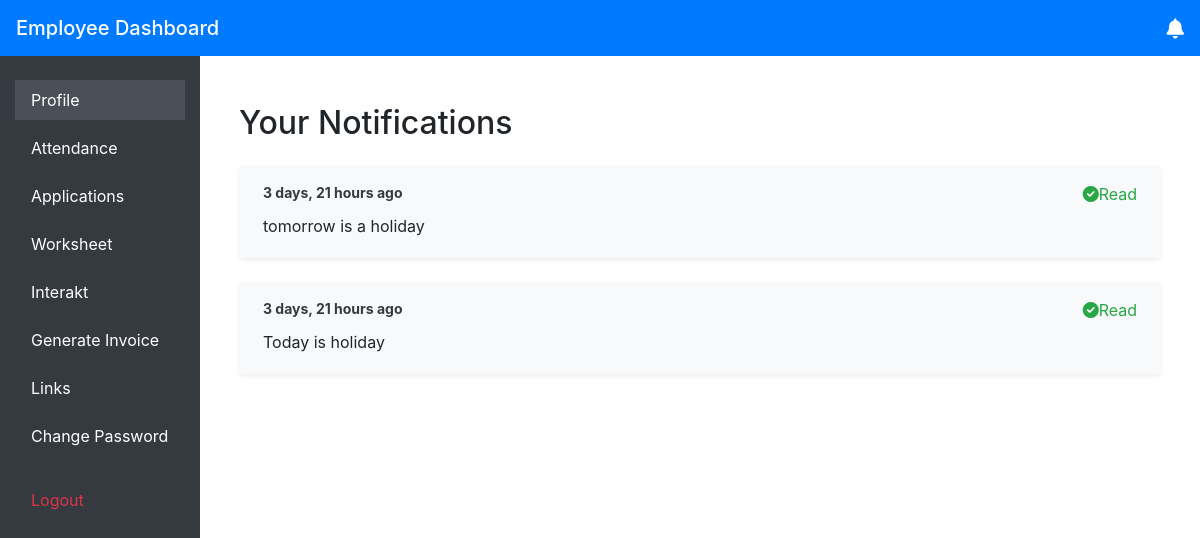
/notifications/ (signed in), run on an earlier commit of the app's database.
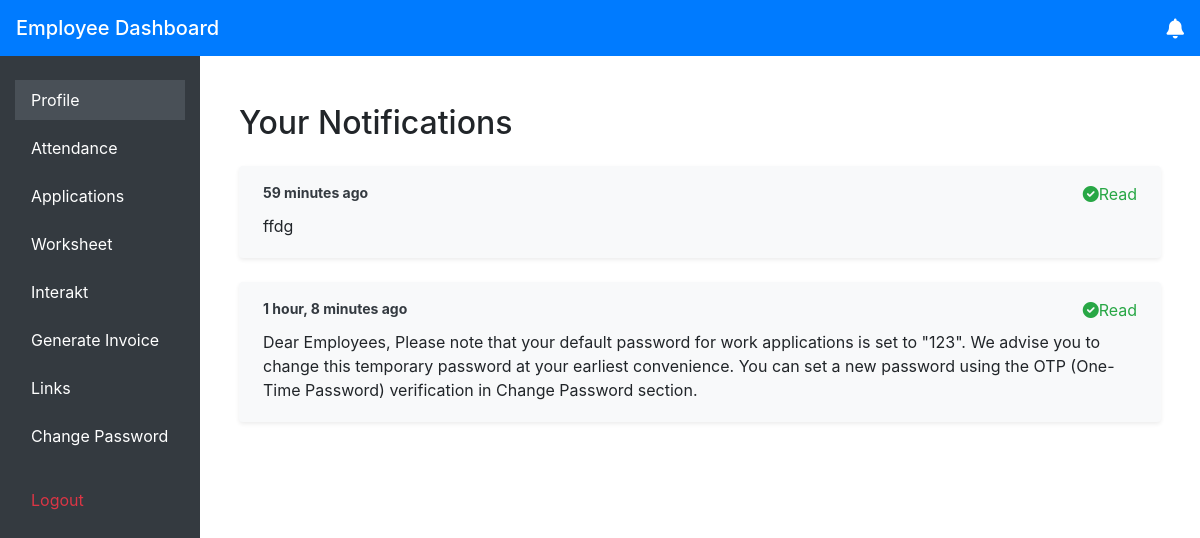
And on a later commit of the database.
### management/models.py (models this page shows, shortened)
class UserNotificationStatus(models.Model):
    employee = models.ForeignKey(Employee, on_delete=models.CASCADE)
    notification = models.ForeignKey(Notification, on_delete=models.CASCADE)
    is_read = models.BooleanField(default=False)
    class Meta:
        unique_together = ('employee', 'notification')

class Notification(models.Model):
    description = models.TextField()
    created_at = models.DateTimeField(auto_now_add=True)
    recipients = models.ManyToManyField(Employee, through='UserNotificationStatus', related_name='notifications')
    class Meta:
        ordering = ['-created_at']

### management/views.py (the view)
    def wrapped_view(request, *args, **kwargs):
        employee = get_logged_in_employee(request)
        if not employee:
            messages.error(request, "You must be logged in to view this page.")
            return redirect('login') # Make sure you have a 'login' URL name
        return view_func(request, employee, *args, **kwargs)

### management/context_processors.py (called while the page is built)
def notifications_context(request):
    if request.session.get('employee_id'):
        employee_id = request.session.get('employee_id')
        count = UserNotificationStatus.objects.filter(employee_id=employee_id, is_read=False).count()
        return {'unread_notification_count': count}
    return {'unread_notification_count': 0}

### management/ip_restriction.py (called while the page is built)
def get_client_ip(request):
    x_forwarded_for = request.META.get('HTTP_X_FORWARDED_FOR')
    if x_forwarded_for:
        ip = x_forwarded_for.split(',')[0].strip()
    else:
        ip = request.META.get('REMOTE_ADDR')
    return ip

    def __call__(self, request):
        ip = get_client_ip(request)
        if not self.is_ip_allowed(ip):
            logger.warning(f"Access denied for IP: {ip}")
            return HttpResponseForbidden("Access denied.")
        response = self.get_response(request)
        return response

    def is_ip_allowed(self, ip):
        cache_key = f"allowed_ips_check_{ip}"
        cached_result = cache.get(cache_key)
        if cached_result is not None:
            return cached_result
        from management.models import AllowedIP
        allowed_ips = AllowedIP.objects.filter(is_active=True).values_list(
            'ip_address', 'subnet_prefix'
        )
        is_allowed = False
        for allowed_ip, subnet_prefix in allowed_ips:
            if ip == allowed_ip:
                is_allowed = True
                break
            if subnet_prefix and ip.startswith(subnet_prefix):
                is_allowed = True
                break
        cache.set(cache_key, is_allowed, 300)
        return is_allowed

### management/views.py (called while the page is built)
def get_logged_in_employee(request):
    employee_id = request.session.get('employee_id')
    if not employee_id:
        return None
    try:
        return Employee.objects.get(employee_id=employee_id)
    except Employee.DoesNotExist:
        return None

def require_employee(view_func):
    def wrapped_view(request, *args, **kwargs):
        employee = get_logged_in_employee(request)
        if not employee:
            messages.error(request, "You must be logged in to view this page.")
            return redirect('login') # Make sure you have a 'login' URL name
        return view_func(request, employee, *args, **kwargs)
    return wrapped_view

### management/templates/notifications.html (shortened to what this page needs)
{% extends "masteremployee.html" %}
{% block content %}
<div class="container mt-4">
    <h2 class="mb-4">Your Notifications</h2>
    <div class="row">
        <div class="col-12">
            <div class="list-group">
                {% for status in notifications %}
                    <div class="card mb-4 shadow-sm border-0 {% if not status.is_read %}bg-warning bg-opacity-25 border border-warning{% else %}bg-light{% endif %}">
                        <div class="card-body px-4 py-3">
                            <div class="d-flex justify-content-between align-items-start mb-2">
                                <div class="font-weight-bold text-dark small">
                                    <span>{{ status.notification.created_at|timesince }} ago</span>
                                </div>
                                <div>
                                    {% if not status.is_read %}
                                        <a href="{% url 'mark_notification_as_read' status.pk %}"
                                           class="btn btn-success btn-sm text-dark fw-semibold shadow-sm">
                                           Mark as Read
                                        </a>
                                    {% else %}
                                        <span class="text-success fw-bold">
                                            <i class="fas fa-check-circle me-1"></i>Read
                                        </span>
                                    {% endif %}
                                </div>
                            </div>
                            <div class="text-body mb-1 fs-5">
                                {{ status.notification.description }}
                            </div>
                        </div>
                    </div>
                {% empty %}
                    <div class="card mb-3 shadow-sm border-0 bg-light">
                        <div class="card-body text-center text-muted">
                            You have no notifications.
                        </div>
                    </div>
                {% endfor %}
            </div>
        </div>
    </div>
</div>
{% endblock %}

### management/templates/masteremployee.html (shortened to what this page needs)
{% load static %}
<!DOCTYPE html>
<html lang="en">
<head>
<link href="https://cdn.jsdelivr.net/npm/bootstrap@4.6.2/dist/css/bootstrap.min.css" rel="stylesheet">
<link rel="stylesheet" href="https://cdn.jsdelivr.net/npm/bootstrap-icons@1.11.3/font/bootstrap-icons.min.css">
<link rel="stylesheet" href="https://cdnjs.cloudflare.com/ajax/libs/font-awesome/6.0.0-beta3/css/all.min.css">
</head>
<body>
<nav class="navbar navbar-dark bg-primary d-flex align-items-center justify-content-between">
    <div class="d-flex align-items-center">
        <span class="navbar-brand mb-0 h1">Employee Dashboard</span>
    </div>
    <div class="navbar-bell">
        <a href="{% url 'notification_list' %}" class="text-white">
            <i class="fas fa-bell fa-lg"></i>
        </a>
    </div>
</nav>
<div class="container-fluid">
    <div class="row">
        <nav class="col-md-2 bg-dark sidebar py-4 collapse d-md-block" id="sidebarCollapse">
            <div class="nav flex-column">
                <a class="nav-link active mb-2" href="{% url 'employee_dashboard' %}">Profile</a>
                <a class="nav-link mb-2" href="{% url 'attendance' %}">Attendance</a>
                <a class="nav-link mb-2" href="{% url 'applications' %}">Applications</a>
                <a class="nav-link mb-2" href="{% url 'worksheet' %}">Worksheet</a>
                <a class="nav-link mb-2" href="https://app.interakt.ai/login" target="_blank" rel="noopener">Interakt</a>
                <a class="nav-link mb-2" href="{% url 'create_invoice' %}">Generate Invoice</a>
                <a class="nav-link mb-2" href="{% url 'links' %}">Links</a>
                <a class="nav-link mb-2" href="{% url 'change_password_request' %}">Change Password</a>
                <a href="#" class="nav-link text-danger mt-3" data-toggle="modal" data-target="#logoutModal">Logout</a>
            </div>
        </nav>
        <main class="col-md-10 ml-sm-auto col-lg-10 px-4 py-4">
            {% block content %}
            {% endblock %}
        </main>
    </div>
</div>
</body>
</html>

### management/templates/masteremployee.html (style rules this page uses)
body { min-height: 100vh; }
.sidebar { min-height: 100vh; background: #343a40; color: #fff; }
.sidebar .nav-link { color: #fff; }
.sidebar .nav-link.active, .sidebar .nav-link:hover { background-color: #495057; }
.navbar-bell { position: relative; }

What changed in the data, as far as the page shows it:
removed UserNotificationStatus: notification.created_at "3 days, 21 hours", is_read True (drawn), notification.description "tomorrow is a holiday"
removed UserNotificationStatus: notification.created_at "3 days, 21 hours", is_read True (drawn), notification.description "Today is holiday"
added UserNotificationStatus: notification.created_at "59 minutes", is_read True (drawn), notification.description "ffdg"
added UserNotificationStatus: notification.created_at "1 hour, 8 minutes", is_read True (drawn), notification.description "Dear Employees, Please note that your default password for work applications is set to \"123\". We advise you to change this temporary password at your earliest convenience. You can set a new password using the OTP (One-Time Password) verification in Change Password section."
